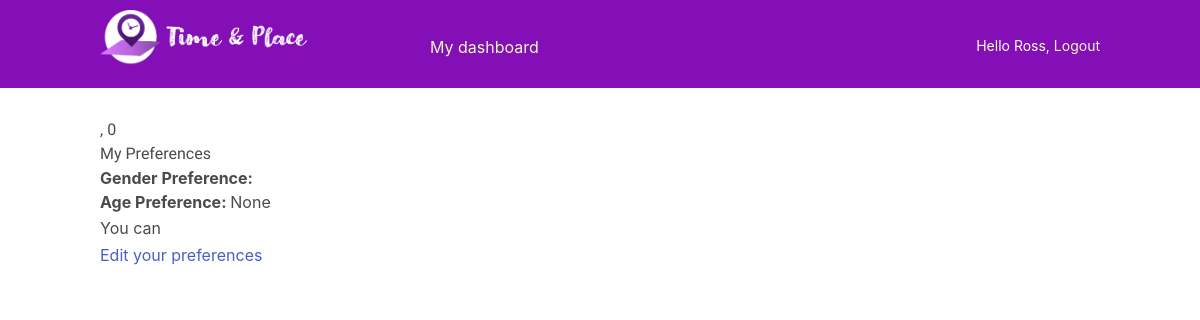
Page /account/preferences/2/ (signed in) on the earlier database version.
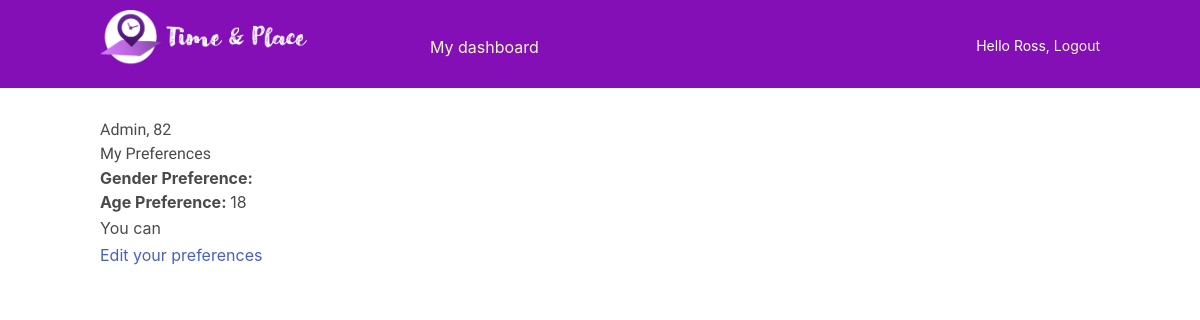
Same page on the later database version.
### account/models.py (models this page shows, shortened)
class Profile(models.Model):
    user = models.OneToOneField(settings.AUTH_USER_MODEL,
                                on_delete=models.CASCADE)
    date_of_birth = models.DateField(blank=True, null=True, default=date.today())
    photo = models.ImageField(upload_to='users/%Y/%m/%d/',
                        blank=True,
                        default='users/default/user-default.png')
    occupation = models.CharField(max_length = 50,blank=True, null=True)
    proposal_datetime_local = models.DateTimeField(blank=True, null=True)
    about_me = models.CharField(max_length = 100,blank=True, null=True)
    gender_choices = (('Woman', 'Woman'), ('Man', 'Man'), ('Transgender', 'Transgender'), ('Non-binary', 'Non-binary'))
    gender_identity = models.CharField(max_length = 15, choices = gender_choices, blank = True, default="N/A")
    age_preference_min = models.PositiveIntegerField(blank=True, null=True, default= 19, validators=[MinValueValidator(18), MaxValueValidator(100)])
    age_preference_max = models.PositiveIntegerField(blank=True, null=True, default= 20,validators=[MinValueValidator(18), MaxValueValidator(100)])
    gender_choices_pref = (('Woman', 'Woman'),('Man', 'Man'), ('Both', 'Both'), ('Transgender', 'Transgender'), ('Non-binary', 'Non-binary'))
    gender_preference = models.CharField(max_length = 15, choices = gender_choices_pref, blank = True)
    boro = models.ForeignKey(Boro,on_delete=models.SET_NULL, blank=True, null=True)
    cusine = models.ForeignKey(Cusine,on_delete=models.SET_NULL, blank=True, null=True)
    location_dropdown  = models.ForeignKey(newLocation, on_delete=models.SET_NULL, blank=True, null=True)
    likes = models.ManyToManyField(
        "self",
        related_name="liked_by",
        symmetrical=False,
        blank=True
    )
    hides = models.ManyToManyField(
        "self",
        related_name="hidden_by",
        symmetrical=False,
        blank=True
    )
    declines = models.ManyToManyField(
        "self",
        related_name="declined_by",
        symmetrical=False,
        blank=True
    )
    matches = models.ManyToManyField(
        "self",
        related_name="matched_with",
        symmetrical=False,
        blank=True
    )
    @property
    def calc_age(self):
        today = date.today()
        return today.year - self.date_of_birth.year - ((today.month, today.day) < (self.date_of_birth.month, self.date_of_birth.day))

### account/views.py (the view)
# urls.py: path('preferences/<int:pk>/', views.preferences, name="preferences"),
@login_required
def preferences(request, pk):
    profile = Profile.objects.get(user_id=pk)
    return render(request,
                    "profile/preferences.html",
                    {"profile": profile})

### account/templates/profile/preferences.html
{% extends 'base.html' %}
{% block content %}
<h2>
    {{ profile.user.first_name }}, {{ profile.calc_age }}
</h2>
<h4>
    My Preferences
</h4>
<b>Gender Preference: </b> {{ profile.gender_preference }}
<br>
{%if profile.age_preference_min == profile.age_preference_max %}
  <b>Age Preference: </b> {{ profile.age_preference_min }}
  <br>
{%else%}
<b>Age Preference: </b> {{ profile.age_preference_min }} to {{ profile.age_preference_max }}
<br>
{% endif %}
{%if not profile.matches.exists %}
<p>You can
    <ul>
      <li>
        <a href="{% url "edit_preferences" %}">Edit your preferences</a>
      </li>
    </ul>
  {% endif %}
{% endblock content %}

### account/templates/base.html (shortened to what this page needs)
{% load static %}
<!DOCTYPE html>
<html>
<head>
    <link href="{% static "account/base.css" %}" rel="stylesheet">
</head>
<link rel="stylesheet"
href="https://cdn.jsdelivr.net/npm/bulma@0.9.3/css/bulma.min.css">
<body>
    <div id="header">
        <span class="logo">
            <a href="{% url 'main:index' %}">
                <img src="/static/account/nav_bar_logo.png"
                width = "220"
                height = "220"
                alt="logo" />
            </a>
        </span>
        <br>
        {% if request.user.is_authenticated %}
                <ul class="menu">
                    <li {% if section == "dashboard" %}class="selected"{% endif %}>
                    <a href="{% url "dashboard" %}">My dashboard</a>
                    </li>
                </ul>
            {% endif %}
                <span class="user">
                {% if request.user.is_authenticated %}
                    Hello {{ request.user.first_name }},
                    <a href="{% url "logout" %}">Logout</a>
                {% else %}
                    <a href="{% url "login" %}">Log-in</a>
                {% endif %}
        </span>
    </div>
    <div id="content">
    {% block content %}
    {% endblock %}
    </div>
</body>
</html>

### account/static/account/base.css (style rules this page uses)
body { margin:0; padding:0; font-family:helvetica, sans-serif; overflow:auto; overflow-y: scroll; }
html { overflow-y: scroll; }
p { line-height: 1.8; }
a { color:#840fb6; text-decoration:none; }
h1, h2, h3, h4, h5 , h6 { font-family: 'Muli', sans-serif; font-weight:normal; }
h2 { margin:30px 0 20px; }
#header { padding:10px 100px; font-size:14px; background:#840fb6; color:#fff; border-bottom:4px solid #840fb6; overflow:auto; }
#header .logo { font-family: 'Muli', sans-serif; float:left; color:#f3f7cc; font-size:20px; margin-right:10%; }
#header ul.menu { list-style:none; float:left; margin:0; padding:0; }
#header ul.menu li { float:left; padding:4px 10px; }
#header a { color:#f3f7cc; }
#header .user { float:right; padding-top:4px; }
#content { padding:30px 100px; }

Differences in the rows shown:
changed Profile: user.first_name (not shown) → "Admin"; calc_age "0" → "82"; age_preference_min "None" → "18"
